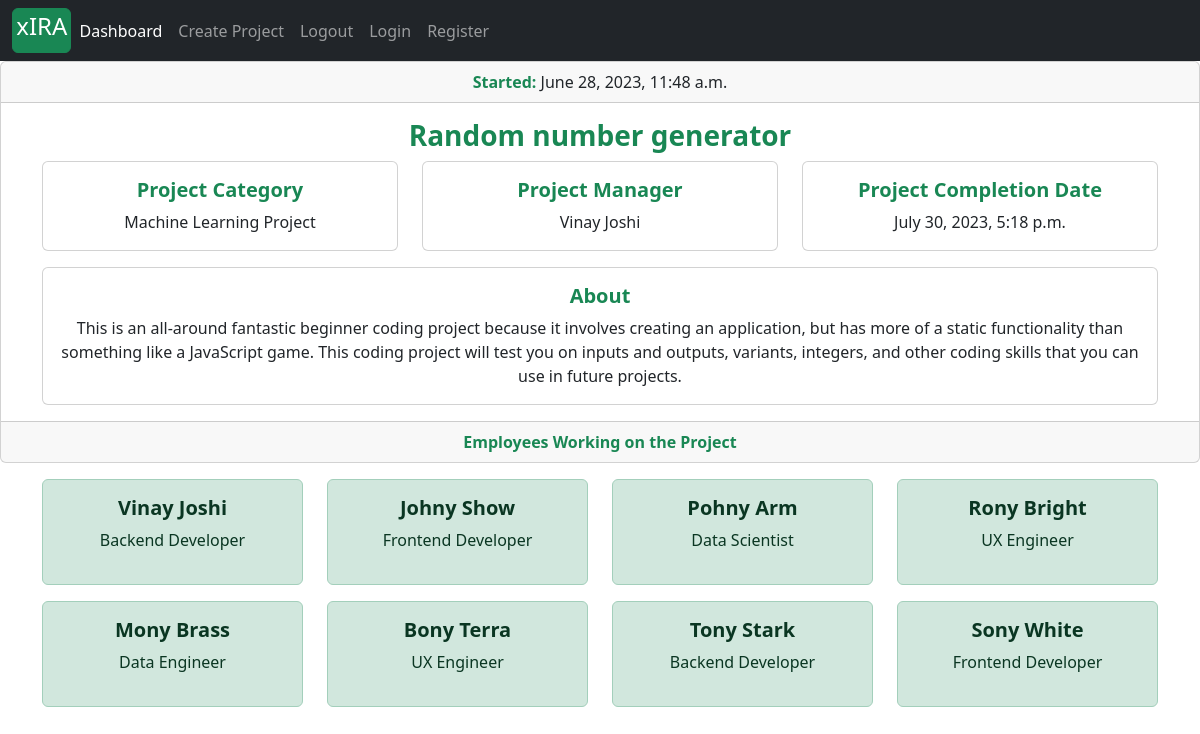
Screenshot of /project/project_detail/24/ with the database file from the repository.
### projects/models.py (models this page shows, shortened)
class Project(models.Model):
    project_name         = models.CharField(max_length=30)
    project_description  = models.TextField(max_length=600, blank=True)
    project_category     = models.CharField(max_length=30, choices=choices)
    project_manager      =  models.ForeignKey(ProjectManager, on_delete=models.SET_NULL, null=True)
    assignees            =  models.ManyToManyField(Account)
    start_date           = models.DateTimeField(auto_now_add=True)
    estimated_end_date   = models.DateTimeField()

### accounts/models.py (models this page shows, shortened)
class ProjectManager(models.Model):
    project_manager = models.OneToOneField(Account, on_delete=models.CASCADE)
    domain          = models.CharField(max_length=40, choices=choices_1)

class Account(AbstractBaseUser):
    first_name           = models.CharField(max_length=50)
    last_name            = models.CharField(max_length=50)
    work_email           = models.EmailField(max_length=100, unique=True)
    contact_number       = models.CharField(max_length=50)
    work_profile         = models.CharField(max_length=30, choices=choices)
    date_joined     = models.DateTimeField(auto_now_add=True)
    last_login      = models.DateTimeField(auto_now_add=True)
    is_admin        = models.BooleanField(default=False)
    is_staff        = models.BooleanField(default=False)
    is_active        = models.BooleanField(default=False)
    is_superadmin        = models.BooleanField(default=False)
    USERNAME_FIELD = 'work_email'
    REQUIRED_FIELDS = ['first_name', 'last_name']
    objects = MyAccountManager()
    def __str__(self):
        return f'{self.first_name} {self.last_name}'

### projects/views.py (the view)
# urls.py: path('project_detail/<int:project_id>/', views.project_detail, name='project_detail'),
def project_detail(request, project_id):
    project = get_object_or_404(Project, id=project_id)
    context = {
        'project': project
    }
    return render(request, 'project_detail.html', context)

### projects/context_processors.py (called while the page is built)
def create_project_form(request):
    form = ProjectCreationForm()
    context = {
        'project_creation_form': form
    }
    return context

### templates/project_detail.html
{% extends 'base.html' %}
{% block content %}
<div class="card text-center">
  <div class="card-header">
     <strong class="text-success">Started:</strong> {{project.start_date}}
  </div>
  <div class="card-body">
    <h3 class="card-title text-success"><strong>{{project.project_name}}</strong></h3>
        <div class="container">
            <div class="row">
              <div class="col-sm-4" style="">
              <div class="card">
                <div class="card-body">
                  <h5 class="card-title text-success"><strong>Project Category</strong></h5>
                  {{project.project_category}}
                </div>
              </div>
          </div>
          <div class="col-sm-4" style="">
              <div class="card">
                <div class="card-body">
                  <h5 class="card-title text-success"><strong>Project Manager</strong></h5>
                    {{project.project_manager.project_manager}}
                </div>
              </div>
          </div>
          <div class="col-sm-4" style="">
              <div class="card">
                <div class="card-body">
                  <h5 class="card-title text-success"><strong>Project Completion Date</strong></h5>
                    {{project.estimated_end_date}}
                </div>
              </div>
          </div>
      </div>
    </div>
    <div class="container mt-3">
        <div class="row">
          <div class="col-sm-12" style="">
              <div class="card">
                <div class="card-body">
                  <h5 class="card-title text-success"><strong>About</strong></h5>
                  {{project.project_description}}
                </div>
              </div>
          </div>
      </div>
    </div>
  </div>
  <div class="card-footer text-muted">
      <strong class="text-success">Employees Working on the Project</strong>
  </div>
</div>
<div class="container mt-3">
        <div class="row">
        {% for employee in project.assignees.all %}
            <div class="col-sm-3" style="">
              <div class="alert alert-success" role="alert">
                  <h5 class="alert-heading text-center"><strong>{{employee}}</strong></h5>
                  <p class="text-center">{{employee.work_profile}}</p>
                </div>
          </div>
        {% endfor %}
        </div>
</div>
{% endblock %}

### rows the page displays
Project: start_date "June 28, 2023, 11:48 a.m.", project_name "Random number generator", project_category "Machine Learning Project", project_manager.project_manager "Vinay Joshi", estimated_end_date "July 30, 2023, 5:18 p.m.", project_description "This is an all-around fantastic beginner coding project because it involves creating an application, but has more of a static functionality than something like a JavaScript game. This coding project will test you on inputs and outputs, variants, integers, and other coding skills that you can use in future projects."
Account: first_name+last_name "Vinay Joshi", work_profile "Backend Developer"
Account: first_name+last_name "Johny Show", work_profile "Frontend Developer"
Account: first_name+last_name "Pohny Arm", work_profile "Data Scientist"
Account: first_name+last_name "Rony Bright", work_profile "UX Engineer"
Account: first_name+last_name "Mony Brass", work_profile "Data Engineer"
Account: first_name+last_name "Bony Terra", work_profile "UX Engineer"
Account: first_name+last_name "Tony Stark", work_profile "Backend Developer"
Account: first_name+last_name "Sony White", work_profile "Frontend Developer"
